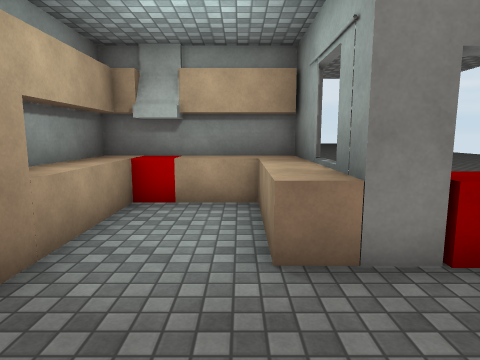
[1] (above)

14 first-person views from a walk through a 3-D level made in the Unity game engine. The camera is 1.5 m above the floor, tilts 8° down and sees 75° across. The floor is counted in squares, 1 m on a side. Each view is taken from the middle of a square. On the plan, view 1 faces up. The plan holds only what a view shows up to about 15 squares ahead; the rest is blank. The place goes on beyond the plan. Surface patterns are stand-ins for the level's own textures.

[2]
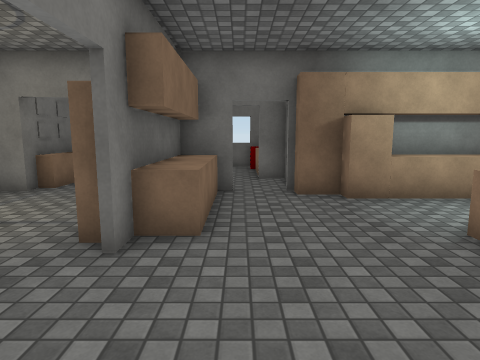

[3]
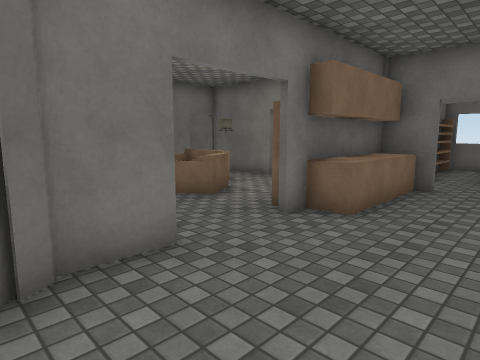

[4]
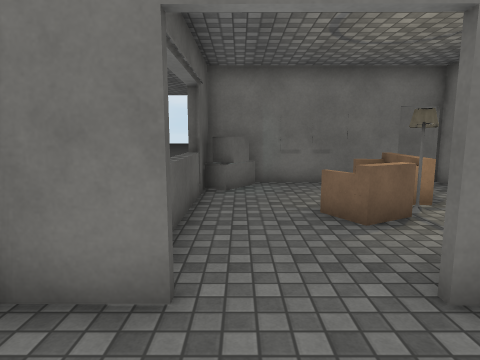

[5]
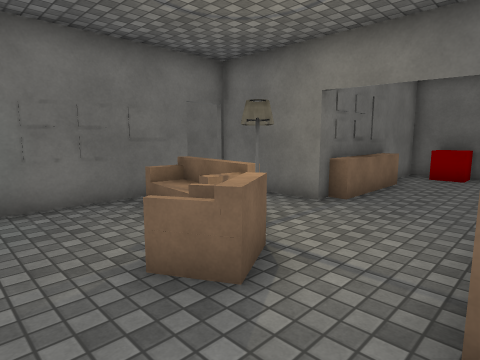

[6]
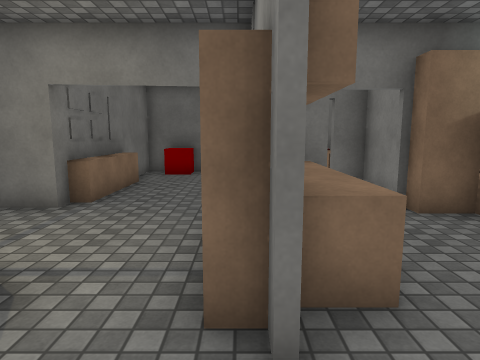

[7]
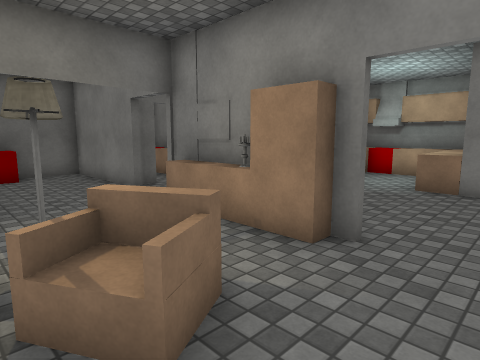

[8]
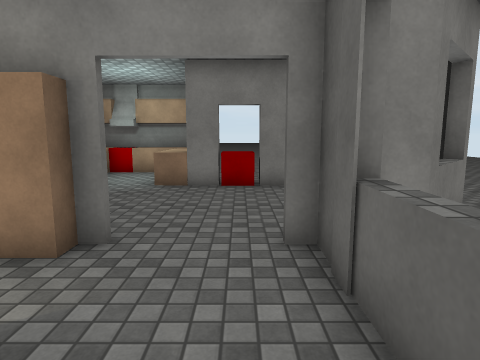

[9]
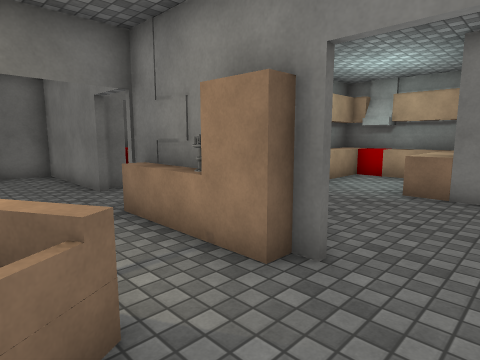

[10]
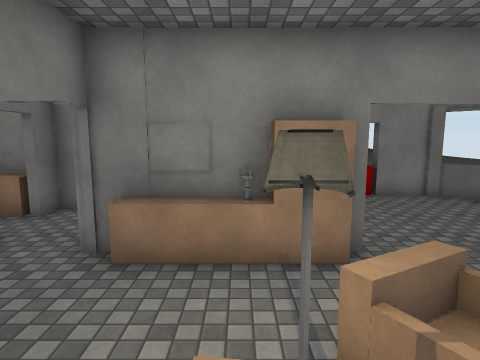

[11]
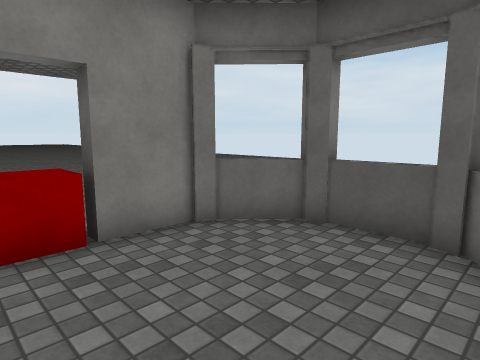

[12]
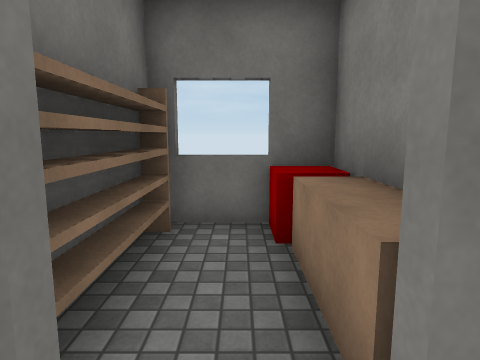

[13]
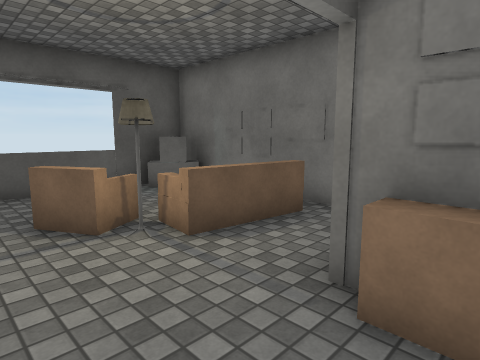

[14]
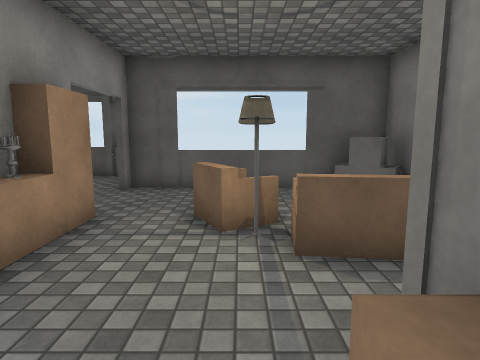

### Floor plan
Key: @ floor where view 1 was taken; # wall or solid block; x gap in a wall; . floor; / step, stairs or slope; = window, fence, low wall or low ledge; ^ raised ledge; H house; C red cube; B block; L lamp; A chair; S sofa; U cube; O other object.
Columns run from 11 left of view 1 to 7 right of it. Each row starts with its distance up from view 1.
  8        ######
  7         HC^^^
  6         H...HH
  5        #H...HH
  4        #B...^#C##
  3        #B........HH
  2 #########.........#
  1 #CCBB#.x..........H
  0 #=.....x...@......#
 -1 ######.##^^=.....HH
 -2  #####..#####..##H
 -3  #.............#
 -4  CC............H
 -5  CC.......LAO..H
 -6  #######..//...H
 -7         ..//...#
 -8         ..S...U#
 -9        #H#####B#

Where each view was taken, in squares from view 1:
view 1: 0 up, 0 right, facing up
view 2: 0 up, 5 right, facing left
view 3: 2 up, 6 right, facing down-left
view 4: 1 up, 3 right, facing down
view 5: 2 down, 3 right, facing down-left
view 6: 2 down, 3 right, facing left
view 7: 6 down, 3 right, facing up-left
view 8: 6 down, 3 right, facing up
view 9: 5 down, 3 right, facing up-left
view 10: 7 down, 1 left, facing up
view 11: 1 down, 2 right, facing up-right
view 12: 0 up, 5 left, facing left
view 13: 3 down, 5 left, facing down-right
view 14: 5 down, 5 left, facing right
